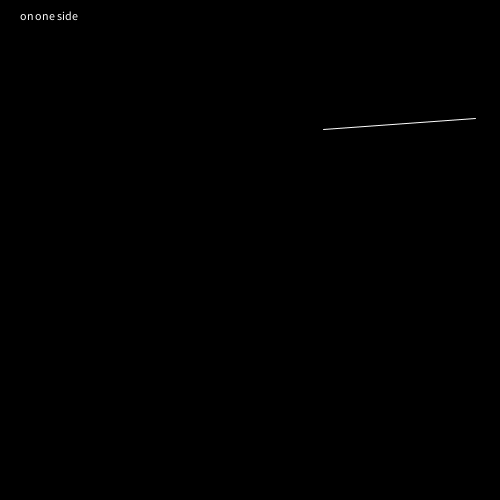
Frame 1 (no input)
Frame 60 (the mouse pressed at the canvas centre just before this capture): identical to frame 1, image omitted
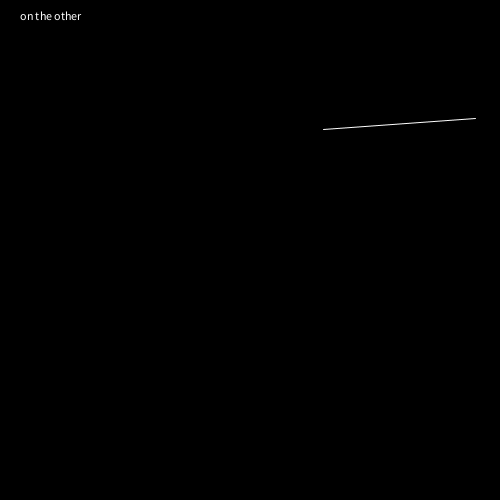
Frame 120 (the mouse held since frame 60 and released just before this capture)

The Processing sketch that drew these frames (run headless with seeded random() and noise(); from frame 60 on, the mouse is pressed at the canvas centre):

// Processing sketch: checkLineSide
// ── checkLineSide.pde
//http://stackoverflow.com/questions/3838319/how-can-i-check-if-a-point-is-below-a-line-or-not/3838398#3838398

PVector A, B;
PVector P;

void setup()
{
  A = new PVector(random(width), random(height));
  B = new PVector(random(width), random(height));
  P = new PVector();

  size(500, 500);
}

void draw()
{
  background(0);
  P.set(mouseX, mouseY);

  stroke(255);
  line (A.x, A.y, B.x, B.y);
  checkLineSide(A, B, P);
}

boolean checkLineSide(PVector A, PVector B, PVector P)
{
  boolean oneSide = true;
  PVector v1 = new PVector(B.x-A.x, B.y-A.y); 
  PVector v2 = new PVector(B.x-P.x, B.y-P.y);

  float xp = v1.x*v2.y - v1.y*v2.x;

  if (xp > 0)
  {
    text( "on one side", 20, 20);
    oneSide = true;
  } else if (xp < 0)
  {
    text( "on the other", 20, 20);
    oneSide = false;
  }
  return oneSide;
}
